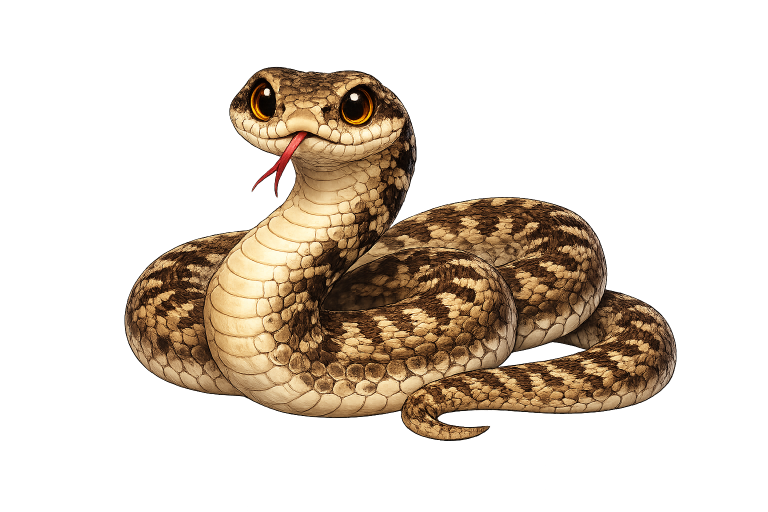
#> input picture assets/animals/master/Adder.png, 1536 x 1024 px (shown at 1/2 size); its folder holds only this picture in this run
$ python resize_animals.py
#> lines starting #> are read from the running program, lines starting #| are printed output that depends on the picture; after the words box and inside, x2 and y2 are one past the last pixel; in counts of white or black regions, pixels touching at a corner belong together
#> in clean_master_images, img is the input picture: PIL image 1536x1024 RGBA; mean R, G, B, A 73.3, 58.3, 40.1, 75.5
import os
from PIL import Image

# Pixels die lichter zijn dan deze waarde worden als achtergrond gezien
BACKGROUND_THRESHOLD = 245

# Hoe tolerant we zijn voor bijna-grijze achtergrond
COLOR_TOLERANCE = 18


def is_near_white_or_gray(pixel, threshold=BACKGROUND_THRESHOLD, tolerance=COLOR_TOLERANCE):
    """Check of een pixel waarschijnlijk achtergrond is:
    - heel licht
    - en de RGB-waarden liggen dicht bij elkaar
    """
    r, g, b, a = pixel

    # Volledig transparant laten we gewoon staan
    if a == 0:
        return False

    is_light = r >= threshold and g >= threshold and b >= threshold
    is_grayish = abs(r - g) <= tolerance and abs(r - b) <= tolerance and abs(g - b) <= tolerance

    return is_light and is_grayish


def remove_light_background(img, threshold=BACKGROUND_THRESHOLD, tolerance=COLOR_TOLERANCE):
    """Maak lichte / witte / checkerboard-achtige achtergrond transparant."""
#> called with threshold = 245, tolerance = 18
    img = img.convert("RGBA")
    pixels = list(img.getdata())
#> pixels = 1572864 items
    new_pixels = []

    for pixel in pixels:
        if is_near_white_or_gray(pixel, threshold, tolerance):
            new_pixels.append((255, 255, 255, 0))  # transparant
        else:
            new_pixels.append(pixel)
#> this loop made 1572864 passes
#> (pixel, r in is_near_white_or_gray, g in is_near_white_or_gray, b in is_near_white_or_gray) on passes 1 to 3: ((14, 14, 12, 0), 14, 14, 12), ((14, 13, 12, 0), 14, 13, 12), ((13, 13, 12, 0), 13, 13, 12)
#> after the loop, new_pixels = 1572864 items

    cleaned = Image.new("RGBA", img.size)
#> cleaned: PIL image 1536x1024 RGBA; every value is 0
    cleaned.putdata(new_pixels)
    return cleaned


def autocrop_transparent(img, padding=10):
    """Snijd overtollige transparante randen weg."""
#> called with padding = 10
    bbox = img.getbbox()
#> bbox = (12, 1, 1413, 1023)
    if not bbox:
        return img

    left, upper, right, lower = bbox
#> left = 12; upper = 1; right = 1413; lower = 1023

    left = max(0, left - padding)
#> left = 2
    upper = max(0, upper - padding)
#> upper = 0
    right = min(img.width, right + padding)
#> right = 1423
    lower = min(img.height, lower + padding)
#> lower = 1024

    return img.crop((left, upper, right, lower))
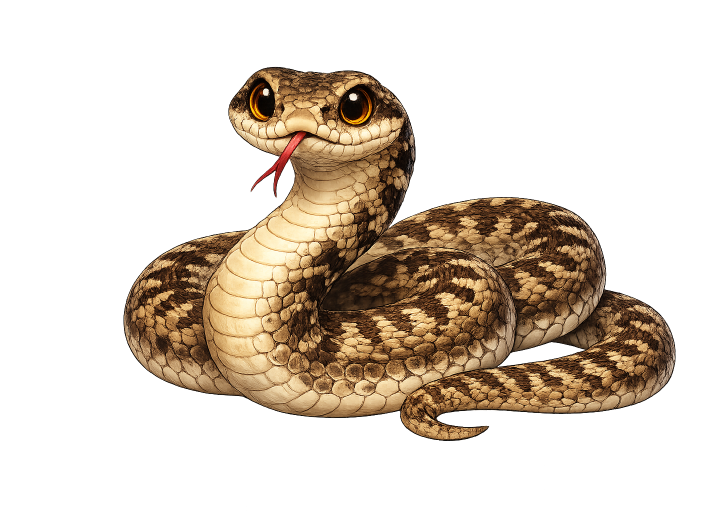
#> returned value: PIL image 1421x1024 RGBA (shown at 1/2 size); mean R, G, B, A 77.4, 61.3, 42, 81.6; transparent parts drawn white


def prepare_image(img, remove_background=True, crop=True):
    """Optionele opschoning vóór resize."""
    img = img.convert("RGBA")

    if remove_background:
        img = remove_light_background(img)

    if crop:
        img = autocrop_transparent(img)

    return img


def clean_master_images(input_folder, remove_background=True):
    """Maak de master-afbeeldingen zelf transparant en overschrijf ze."""
    if not os.path.exists(input_folder):
        print(f"⚠️ Skipped (not found): {input_folder}")
        return

    for filename in os.listdir(input_folder):
        if filename.lower().endswith(".png"):
            img_path = os.path.join(input_folder, filename)
            img = Image.open(img_path)

            # Bij master willen we NIET croppen, alleen achtergrond verwijderen
            img = prepare_image(img, remove_background=remove_background, crop=False)

            img.save(img_path)
            print(f"Cleaned master: {filename}")

    print(f"Done cleaning master images for {input_folder}")


def create_icons(input_folder, output_folder, canvas_size=1024, icon_size=(300, 300), remove_background=True):
    if not os.path.exists(input_folder):
        print(f"⚠️ Skipped (not found): {input_folder}")
        return

    os.makedirs(output_folder, exist_ok=True)

    for filename in os.listdir(input_folder):
        if filename.lower().endswith(".png"):
            img_path = os.path.join(input_folder, filename)
            img = Image.open(img_path)

            img = prepare_image(img, remove_background=remove_background, crop=True)

            # Maak vierkante transparante canvas
            square = Image.new("RGBA", (canvas_size, canvas_size), (0, 0, 0, 0))
#> square: PIL image 1024x1024 RGBA; every value is 0
            img.thumbnail((canvas_size, canvas_size), Image.LANCZOS)
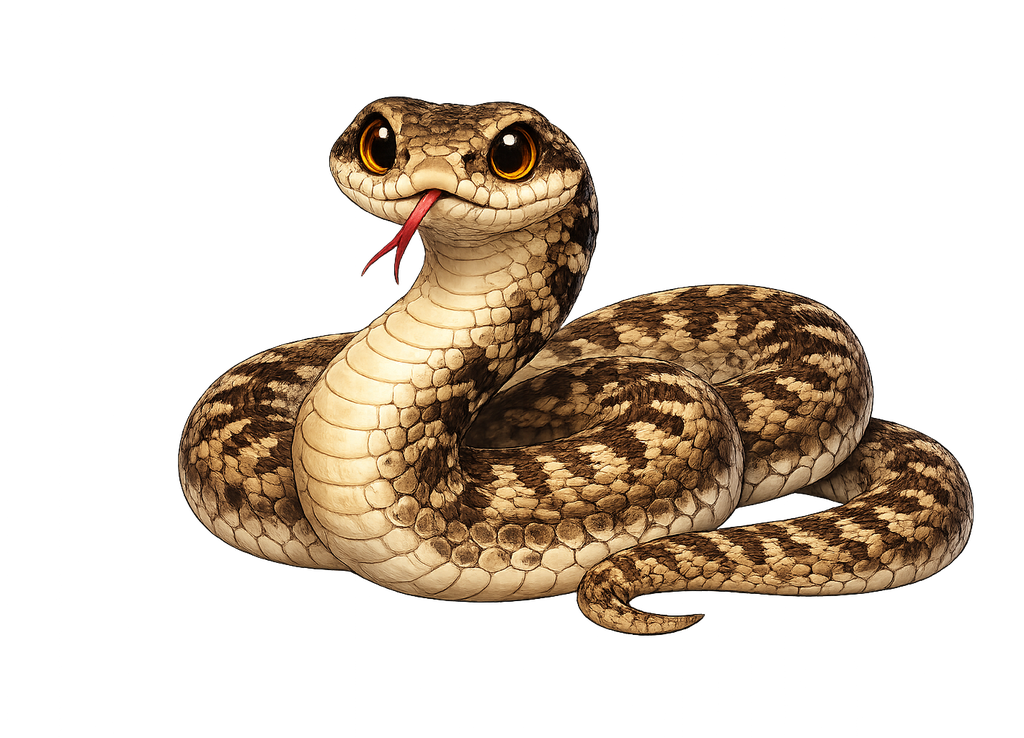
#> img: PIL image 1024x738 RGBA; mean R, G, B, A 46, 35.1, 23.3, 81.6; transparent parts drawn white

            x = (canvas_size - img.width) // 2
#> x = 0
            y = (canvas_size - img.height) // 2
#> y = 143
            square.paste(img, (x, y), img)

            # Resize naar icon formaat
            final = square.resize(icon_size, Image.LANCZOS)
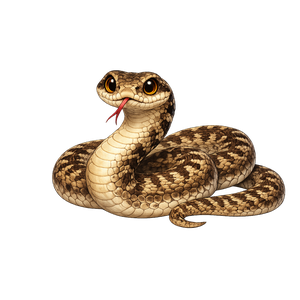
#> final: PIL image 300x300 RGBA; mean R, G, B, A 33.9, 25.9, 17.3, 58.6; transparent parts drawn white

            output_path = os.path.join(output_folder, filename)
            final.save(output_path)

            print(f"Processed: {filename}")

    print(f"Done processing {input_folder}")


def create_silhouette_icons(input_folder, output_folder, canvas_size=1024, icon_size=(300, 300), remove_background=True):
    """Create dark silhouette versions of animal icons for the map."""
    if not os.path.exists(input_folder):
        print(f"⚠️ Skipped (not found): {input_folder}")
        return

    os.makedirs(output_folder, exist_ok=True)

    for filename in os.listdir(input_folder):
        if filename.lower().endswith(".png"):
            img_path = os.path.join(input_folder, filename)
            img = Image.open(img_path)

            img = prepare_image(img, remove_background=remove_background, crop=True)

            # Pak alpha channel van opgeschoonde afbeelding
            _, _, _, a = img.split()
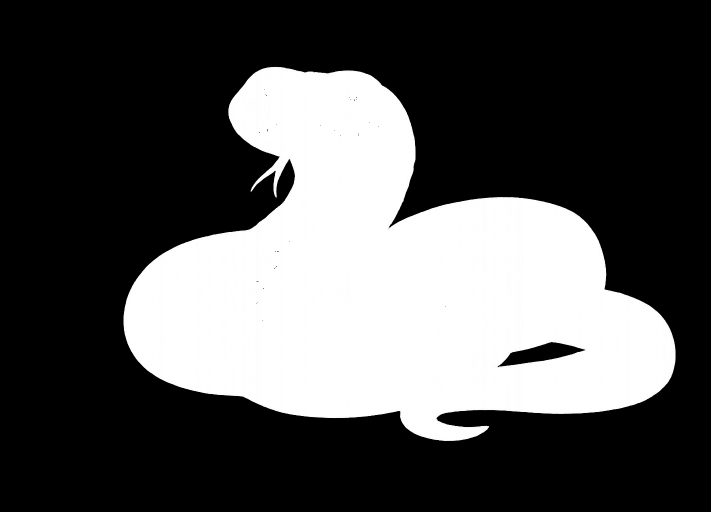
#> a: PIL image 1421x1024 L (shown at 1/2 size); min 0, max 255, mean 81.6

            silhouette = Image.merge("RGBA", (
                Image.new("L", img.size, 51),  # R
                Image.new("L", img.size, 51),  # G
                Image.new("L", img.size, 51),  # B
                a
            ))

            # Maak vierkante canvas
            square = Image.new("RGBA", (canvas_size, canvas_size), (0, 0, 0, 0))
            silhouette.thumbnail((canvas_size, canvas_size), Image.LANCZOS)
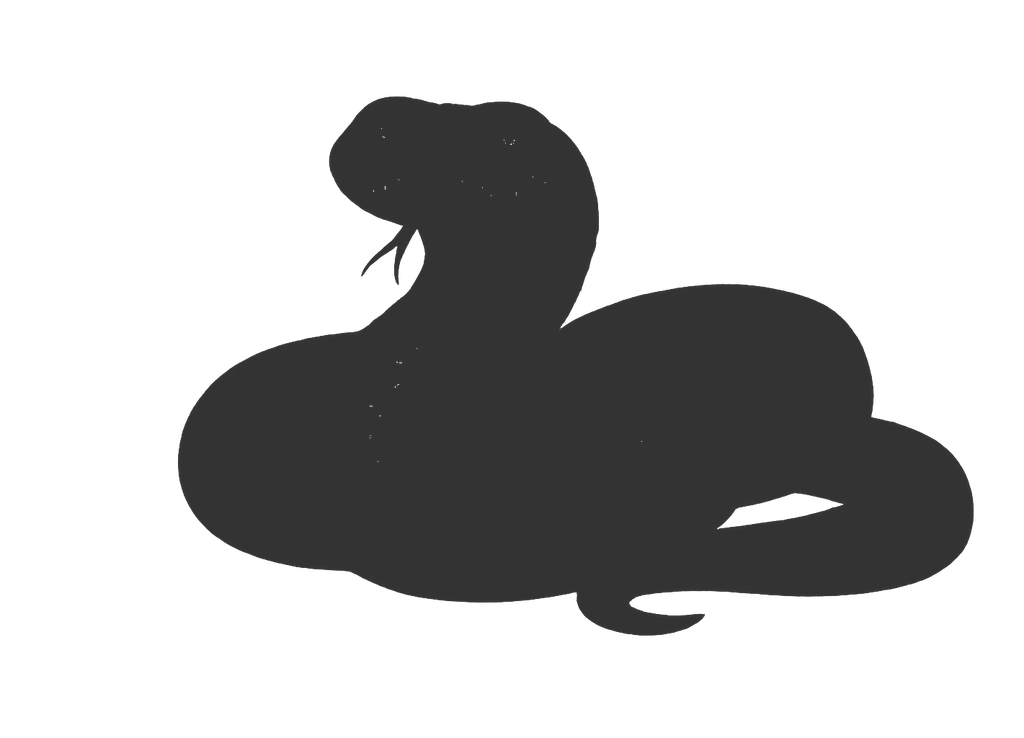
#> silhouette: PIL image 1024x738 RGBA; mean R, G, B, A 16.6, 16.6, 16.6, 81.6; transparent parts drawn white

            x = (canvas_size - silhouette.width) // 2
#> x = 0
            y = (canvas_size - silhouette.height) // 2
#> y = 143
            square.paste(silhouette, (x, y), silhouette)
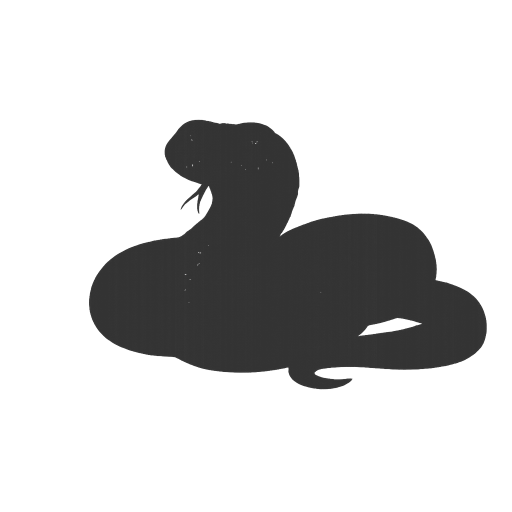
#> square: PIL image 1024x1024 RGBA (shown at 1/2 size); mean R, G, B, A 11.8, 11.8, 11.8, 58.5; transparent parts drawn white

            # Resize naar icon formaat
            final = square.resize(icon_size, Image.LANCZOS)
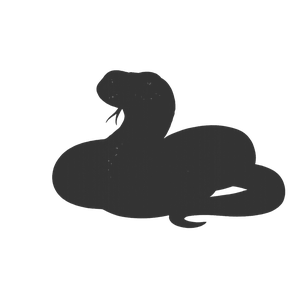
#> final: PIL image 300x300 RGBA; mean R, G, B, A 12.4, 12.4, 12.4, 58.6; transparent parts drawn white

            output_path = os.path.join(output_folder, filename)
            final.save(output_path)

            print(f"Created silhouette: {filename}")

    print(f"Done creating silhouettes for {input_folder}")


# 🔥 Eerst master-afbeeldingen zelf opschonen
clean_master_images(
    "assets/animals/master",
    remove_background=True
)

# 🔥 Animals icons
create_icons(
    "assets/animals/master",
    "assets/animals/icons_300",
    remove_background=False
)

# 🔥 Animals silhouette versions
create_silhouette_icons(
    "assets/animals/master",
    "assets/animals/icons_300_silhouette",
    remove_background=False
)

# 🔥 Seeds
create_icons(
    "assets/seeds/master",
    "assets/seeds/icons_300",
    remove_background=True
)
#> the loop in remove_light_background (call 2), `for pixel in pixels:` made 1572864 passes

# 🔥 Fruits
create_icons(
    "assets/fruits/master",
    "assets/fruits/icons_300",
    remove_background=True
)

$ run again, on assets/animals/master/Duif.png
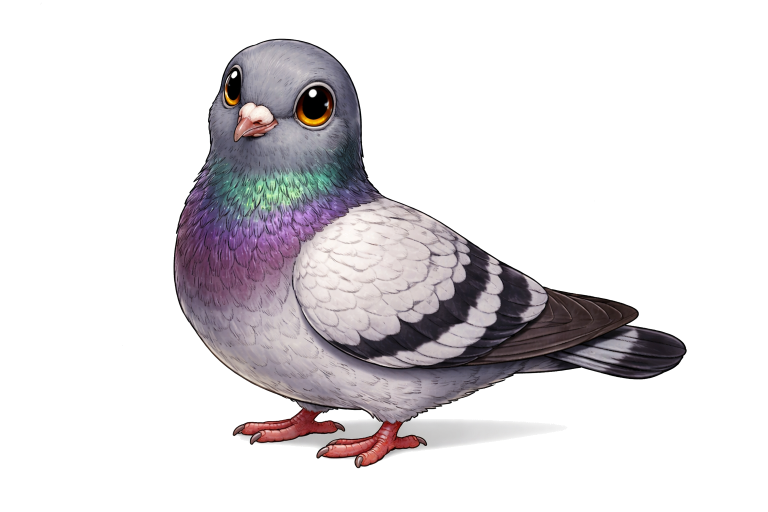
#> input picture assets/animals/master/Duif.png, 1536 x 1024 px (shown at 1/2 size)
#> in clean_master_images, img is the input picture: PIL image 1536x1024 RGBA; mean R, G, B, A 223.3, 220.1, 222.5, 68.2
#> pixels = 1572864 items
#> cleaned: PIL image 1536x1024 RGBA; every value is 0
#> bbox = (80, 5, 1374, 937)
#> in autocrop_transparent, `left, upper, right, lower = bbox`: left = 80; upper = 5; right = 1374; lower = 937
#> in autocrop_transparent, `left = max(0, left - padding)`: left = 70
#> in autocrop_transparent, `upper = max(0, upper - padding)`: upper = 0
#> in autocrop_transparent, `right = min(img.width, right + padding)`: right = 1384
#> in autocrop_transparent, `lower = min(img.height, lower + padding)`: lower = 947
#> img: PIL image 1024x738 RGBA
#> in create_silhouette_icons, `_, _, _, a = img.split()`:
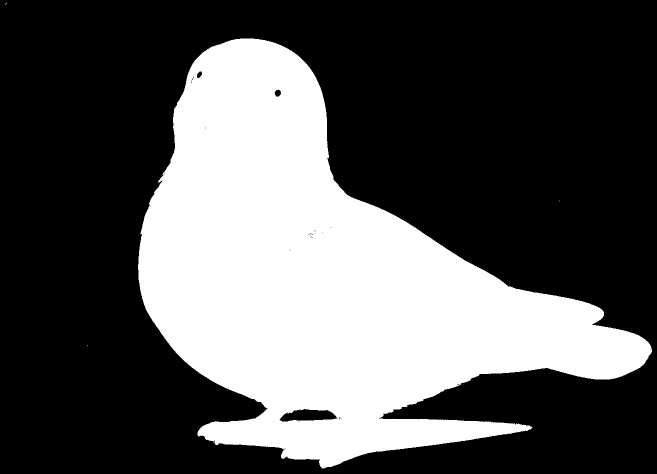
#> a: PIL image 1314x947 L (shown at 1/2 size); 33.8% white; 4 white regions (3 under 20 px), largest, box (x1, y1, x2, y2) and area: (276, 77, 1304, 937) 420521
#> in create_silhouette_icons, `final = square.resize(icon_size, Image.LANCZOS)`:
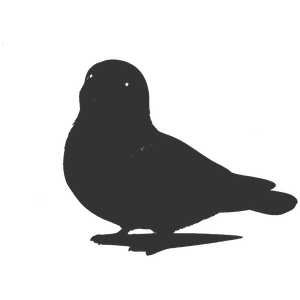
#> final: PIL image 300x300 RGBA; mean R, G, B, A 13.1, 13.1, 13.1, 61.9; transparent parts drawn white

$ run again, on assets/animals/master/Edelhert.png
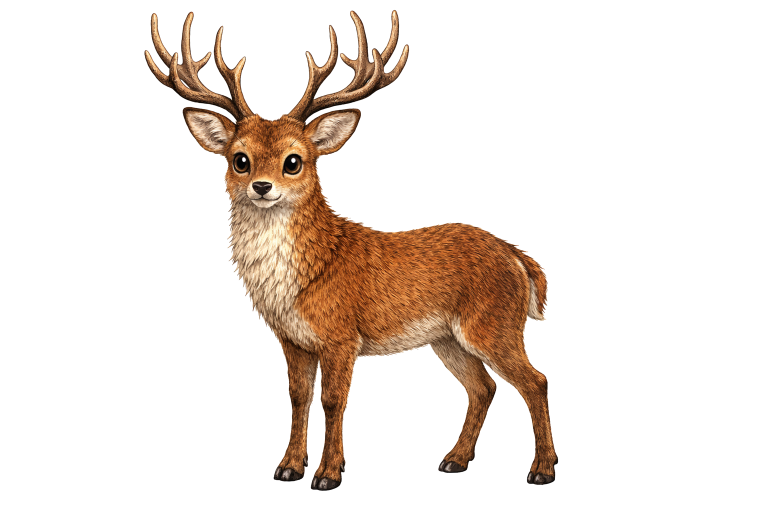
#> input picture assets/animals/master/Edelhert.png, 1536 x 1024 px (shown at 1/2 size)
#> in clean_master_images, img is the input picture: PIL image 1536x1024 RGBA; mean R, G, B, A 237, 227.6, 220.8, 46.2
#> pixels = 1572864 items
#> cleaned: PIL image 1536x1024 RGBA; every value is 0
#> bbox = (288, 19, 1117, 982)
#> in autocrop_transparent, `left, upper, right, lower = bbox`: left = 288; upper = 19; right = 1117; lower = 982
#> in autocrop_transparent, `left = max(0, left - padding)`: left = 278
#> in autocrop_transparent, `upper = max(0, upper - padding)`: upper = 9
#> in autocrop_transparent, `right = min(img.width, right + padding)`: right = 1127
#> in autocrop_transparent, `lower = min(img.height, lower + padding)`: lower = 992
#> in create_silhouette_icons, `_, _, _, a = img.split()`:
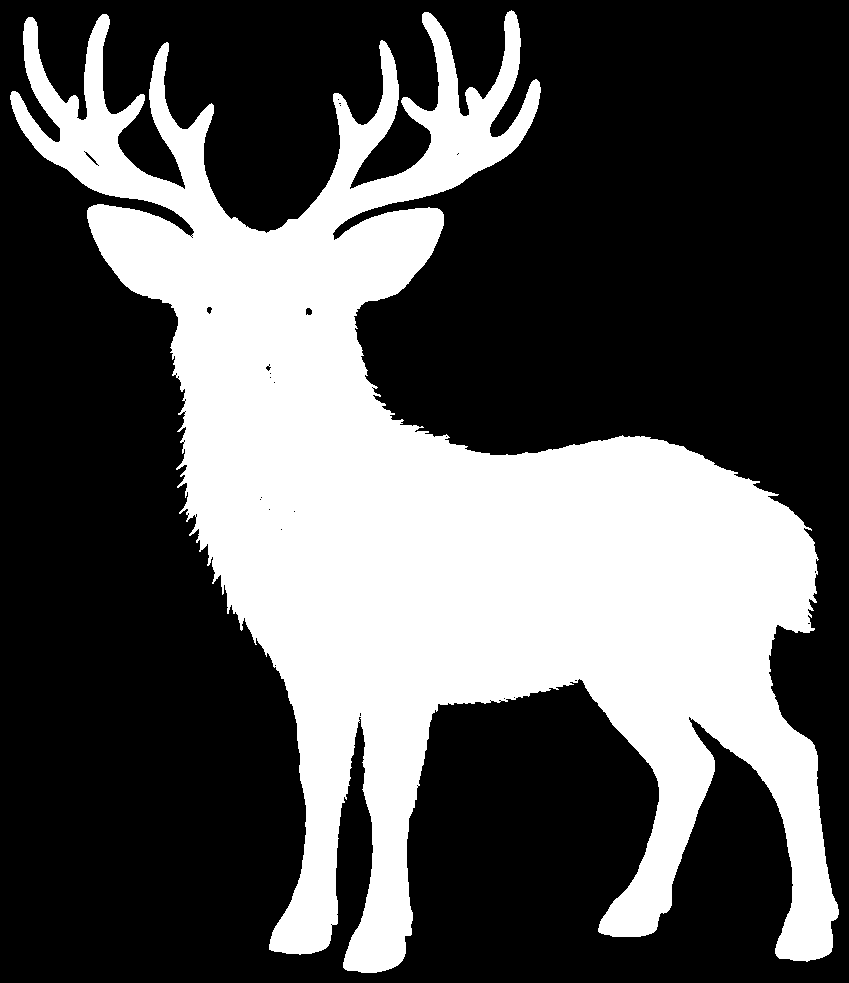
#> a: PIL image 849x983 L; 34.1% white; 1 white region, box (x1, y1, x2, y2) and area: (10, 10, 839, 973) 284984
#> in create_silhouette_icons, `final = square.resize(icon_size, Image.LANCZOS)`:
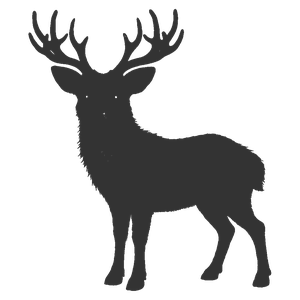
#> final: PIL image 300x300 RGBA; mean R, G, B, A 15.6, 15.6, 15.6, 69.3; transparent parts drawn white

$ run again, on assets/animals/master/Eekhoorn.png
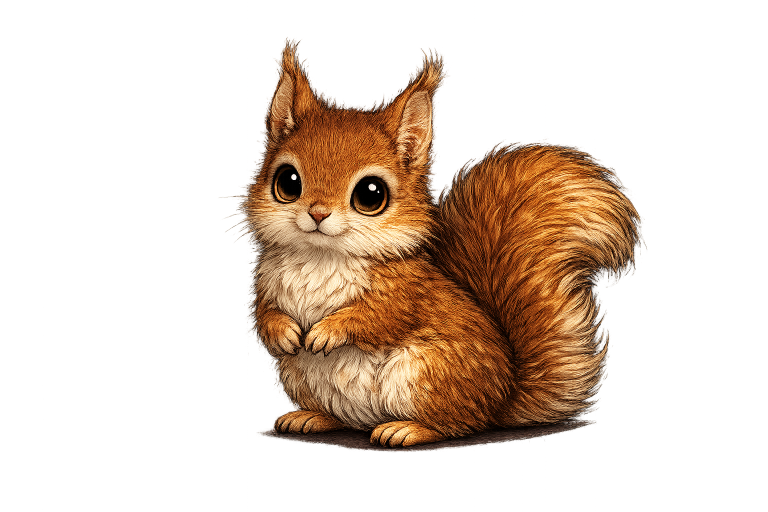
#> input picture assets/animals/master/Eekhoorn.png, 1536 x 1024 px (shown at 1/2 size)
#> in clean_master_images, img is the input picture: PIL image 1536x1024 RGBA; mean R, G, B, A 148.3, 124, 94.5, 70.7
#> pixels = 1572864 items
#> the loop in remove_light_background, `for pixel in pixels:` made 1572864 passes
#> (pixel, r in is_near_white_or_gray, g in is_near_white_or_gray, b in is_near_white_or_gray) on passes 1 to 3: ((165, 162, 143, 0), 165, 162, 143), ((166, 162, 143, 0), 166, 162, 143), ((165, 162, 143, 0), 165, 162, 143)
#> cleaned: PIL image 1536x1024 RGBA; every value is 0
#> bbox = (4, 0, 1536, 1024)
#> in autocrop_transparent, `left, upper, right, lower = bbox`: left = 4; upper = 0; right = 1536; lower = 1024
#> in autocrop_transparent, `left = max(0, left - padding)`: left = 0
#> img: PIL image 1024x683 RGBA
#> in create_silhouette_icons, `final = square.resize(icon_size, Image.LANCZOS)`:
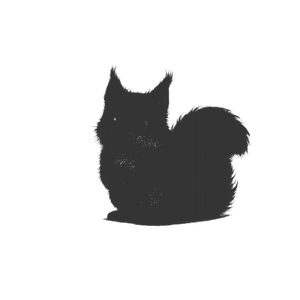
#> final: PIL image 300x300 RGBA; mean R, G, B, A 9.6, 9.6, 9.6, 46.3; transparent parts drawn white
#> the loop in remove_light_background (call 2), `for pixel in pixels:` made 1572864 passes
